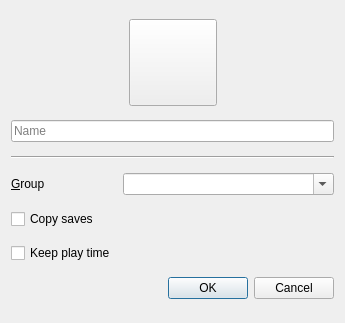
<?xml version="1.0" encoding="UTF-8"?>
<ui version="4.0">
 <class>CopyInstanceDialog</class>
 <widget class="QDialog" name="CopyInstanceDialog">
  <property name="windowModality">
   <enum>Qt::ApplicationModal</enum>
  </property>
  <property name="geometry">
   <rect>
    <x>0</x>
    <y>0</y>
    <width>345</width>
    <height>323</height>
   </rect>
  </property>
  <property name="windowTitle">
   <string>Copy Instance</string>
  </property>
  <property name="windowIcon">
   <iconset>
    <normaloff>:/icons/toolbar/copy</normaloff>:/icons/toolbar/copy</iconset>
  </property>
  <property name="modal">
   <bool>true</bool>
  </property>
  <layout class="QVBoxLayout" name="verticalLayout">
   <item>
    <layout class="QHBoxLayout" name="iconBtnLayout">
     <item>
      <spacer name="iconBtnLeftSpacer">
       <property name="orientation">
        <enum>Qt::Horizontal</enum>
       </property>
       <property name="sizeHint" stdset="0">
        <size>
         <width>40</width>
         <height>20</height>
        </size>
       </property>
      </spacer>
     </item>
     <item>
      <widget class="QToolButton" name="iconButton">
       <property name="icon">
        <iconset>
         <normaloff>:/icons/instances/launcher</normaloff>:/icons/instances/launcher</iconset>
       </property>
       <property name="iconSize">
        <size>
         <width>80</width>
         <height>80</height>
        </size>
       </property>
      </widget>
     </item>
     <item>
      <spacer name="iconBtnRightSpacer">
       <property name="orientation">
        <enum>Qt::Horizontal</enum>
       </property>
       <property name="sizeHint" stdset="0">
        <size>
         <width>40</width>
         <height>20</height>
        </size>
       </property>
      </spacer>
     </item>
    </layout>
   </item>
   <item>
    <widget class="QLineEdit" name="instNameTextBox">
     <property name="placeholderText">
      <string>Name</string>
     </property>
    </widget>
   </item>
   <item>
    <widget class="Line" name="line">
     <property name="orientation">
      <enum>Qt::Horizontal</enum>
     </property>
    </widget>
   </item>
   <item>
    <layout class="QGridLayout" name="gridLayout">
     <item row="0" column="0">
      <widget class="QLabel" name="labelVersion_3">
       <property name="text">
        <string>&amp;Group</string>
       </property>
       <property name="buddy">
        <cstring>groupBox</cstring>
       </property>
      </widget>
     </item>
     <item row="0" column="1" colspan="2">
      <widget class="QComboBox" name="groupBox">
       <property name="sizePolicy">
        <sizepolicy hsizetype="Expanding" vsizetype="Fixed">
         <horstretch>0</horstretch>
         <verstretch>0</verstretch>
        </sizepolicy>
       </property>
       <property name="editable">
        <bool>true</bool>
       </property>
      </widget>
     </item>
    </layout>
   </item>
   <item>
    <widget class="QCheckBox" name="copySavesCheckbox">
     <property name="text">
      <string>Copy saves</string>
     </property>
    </widget>
   </item>
   <item>
    <widget class="QCheckBox" name="keepPlaytimeCheckbox">
     <property name="text">
      <string>Keep play time</string>
     </property>
    </widget>
   </item>
   <item>
    <widget class="QDialogButtonBox" name="buttonBox">
     <property name="orientation">
      <enum>Qt::Horizontal</enum>
     </property>
     <property name="standardButtons">
      <set>QDialogButtonBox::Cancel|QDialogButtonBox::Ok</set>
     </property>
    </widget>
   </item>
  </layout>
 </widget>
 <tabstops>
  <tabstop>iconButton</tabstop>
  <tabstop>instNameTextBox</tabstop>
  <tabstop>groupBox</tabstop>
  <tabstop>copySavesCheckbox</tabstop>
  <tabstop>keepPlaytimeCheckbox</tabstop>
 </tabstops>
 <resources>
  <include location="../../graphics.qrc"/>
 </resources>
 <connections>
  <connection>
   <sender>buttonBox</sender>
   <signal>accepted()</signal>
   <receiver>CopyInstanceDialog</receiver>
   <slot>accept()</slot>
   <hints>
    <hint type="sourcelabel">
     <x>248</x>
     <y>254</y>
    </hint>
    <hint type="destinationlabel">
     <x>157</x>
     <y>274</y>
    </hint>
   </hints>
  </connection>
  <connection>
   <sender>buttonBox</sender>
   <signal>rejected()</signal>
   <receiver>CopyInstanceDialog</receiver>
   <slot>reject()</slot>
   <hints>
    <hint type="sourcelabel">
     <x>316</x>
     <y>260</y>
    </hint>
    <hint type="destinationlabel">
     <x>286</x>
     <y>274</y>
    </hint>
   </hints>
  </connection>
 </connections>
</ui>
